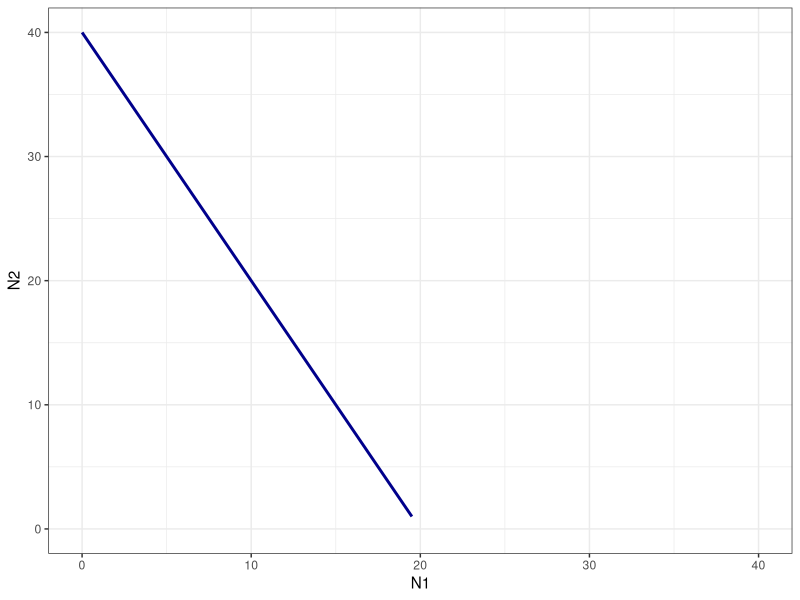
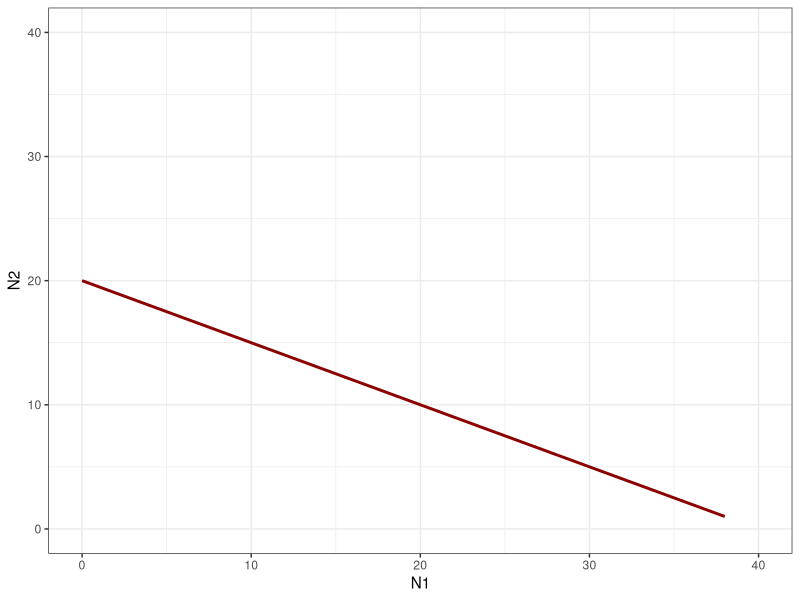
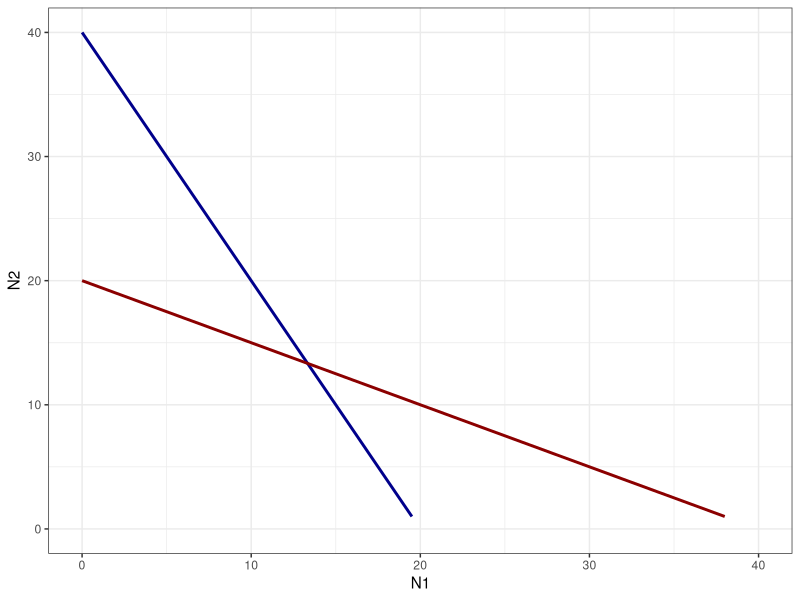
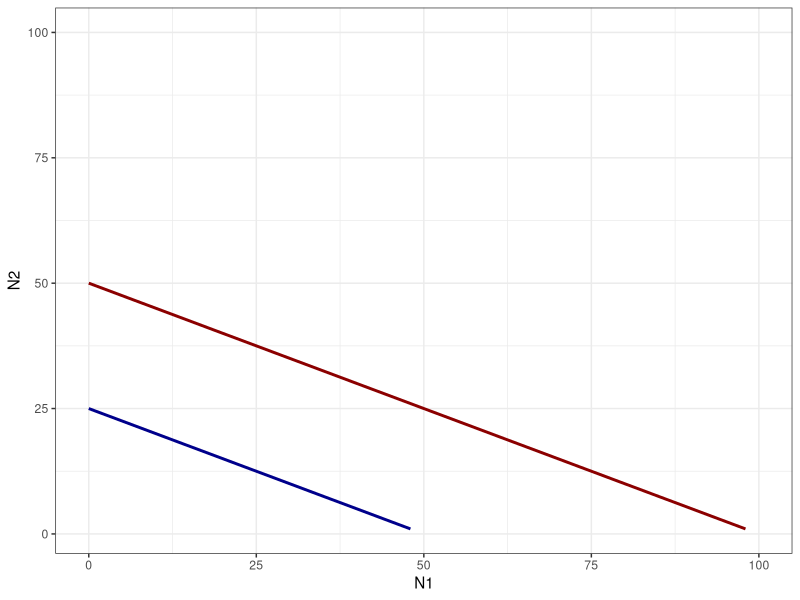
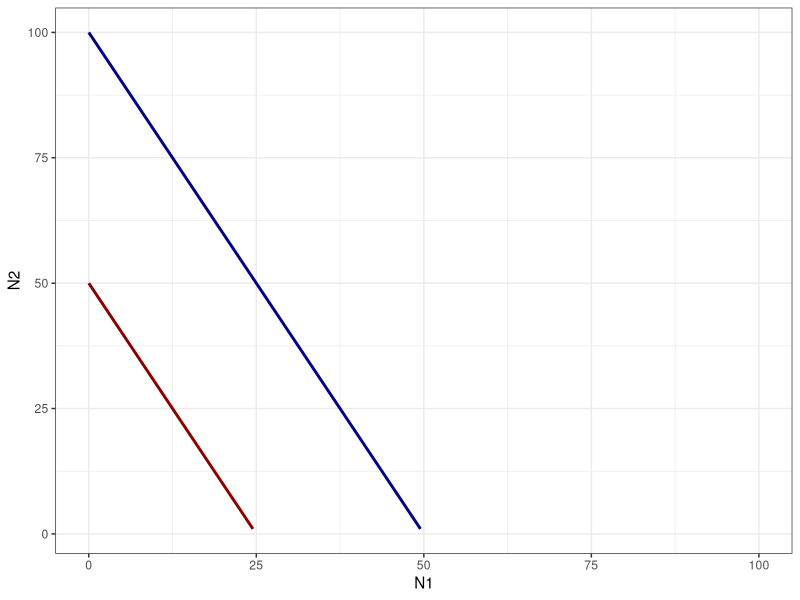
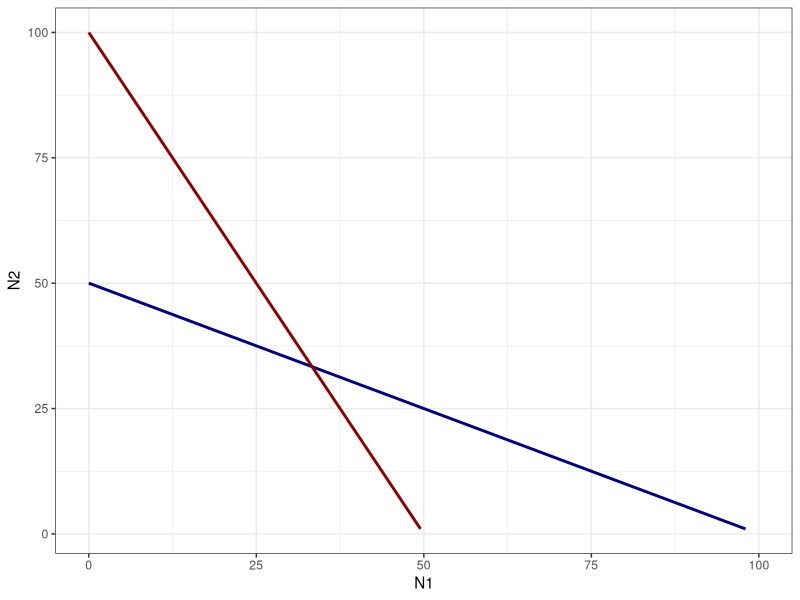
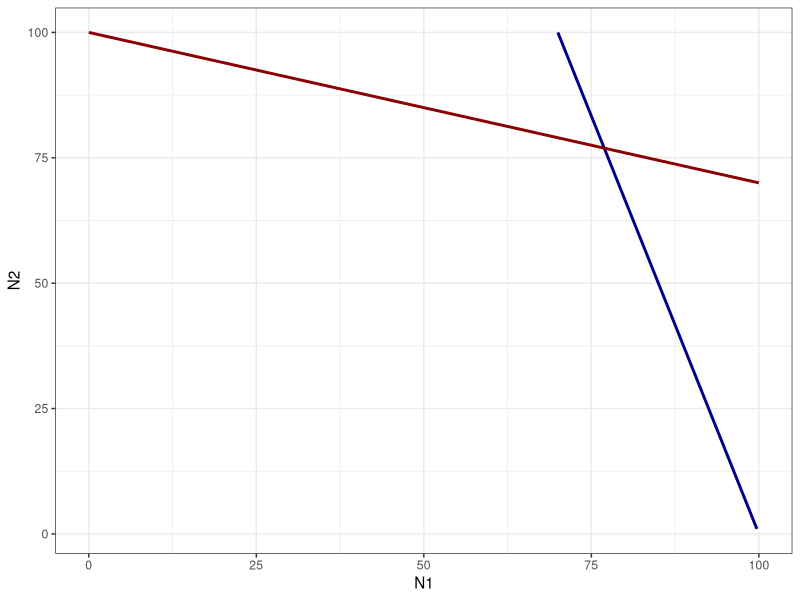
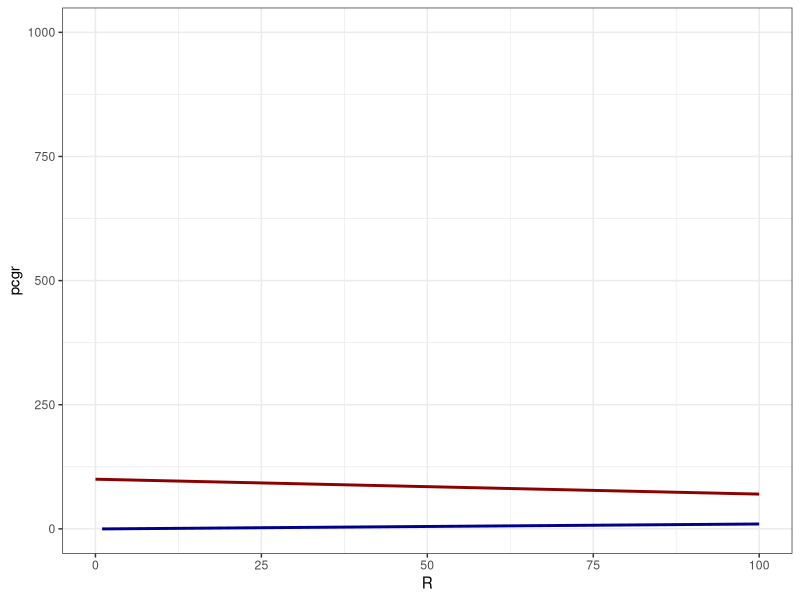

Here is the R script that generated these plots, in order:
# Equilibrium LV conditions per eq. 7.3 and 7.4

sp1_zngi <- function(k1,a12,N2){
  N1 <- k1 - (a12*N2)
  return(N1)
}

sp2_zngi <- function(k2,a21,N2){
  N1 <- (k2-N2)/a21
  return(N1)
}

library(ggplot2)
library(tidyverse)

data.frame(N2 = 1:100)%>%
  mutate(N1 = sp1_zngi(k1 = 20,a12 = .5,N2 = N2)) %>%
  ggplot(mapping = aes(x=N1,y=N2))+
  geom_line(color="darkblue",linewidth=1)+
  # geom_line(data = data.frame(N2 = 1:100)%>%
  #             mutate(N1 = sp2_zngi(k2 = 20,a21 = .5,N2 = N2)),
  #           mapping = aes(x=N1,y=N2),
  #           color="darkred",
  #           linewidth = 1)+
  xlim(c(0,40))+
  ylim(c(0,40))+
  theme_bw()

data.frame(N2 = 1:100)%>%
  mutate(N1 = sp1_zngi(k1 = 20,a12 = .5,N2 = N2)) %>%
  ggplot(mapping = aes(x=N1,y=N2))+
  #geom_line(color="darkblue",linewidth=1)+
  geom_line(data = data.frame(N2 = 1:100)%>%
              mutate(N1 = sp2_zngi(k2 = 20,a21 = .5,N2 = N2)),
            mapping = aes(x=N1,y=N2),
            color="darkred",
            linewidth = 1)+
  xlim(c(0,40))+
  ylim(c(0,40))+
  theme_bw()


data.frame(N2 = 1:100)%>%
  mutate(N1 = sp1_zngi(k1 = 20,a12 = .5,N2 = N2)) %>%
  ggplot(mapping = aes(x=N1,y=N2))+
  geom_line(color="darkblue",linewidth=1)+
  geom_line(data = data.frame(N2 = 1:100)%>%
              mutate(N1 = sp2_zngi(k2 = 20,a21 = .5,N2 = N2)),
            mapping = aes(x=N1,y=N2),
            color="darkred",
            linewidth = 1)+
  xlim(c(0,40))+
  ylim(c(0,40))+
  theme_bw()
  


#sp2 wins

data.frame(N2 = 1:100)%>%
  mutate(N1 = sp1_zngi(k1 = 50,a12 = 2,N2 = N2)) %>%
  ggplot(mapping = aes(x=N1,y=N2))+
  geom_line(color="darkblue",linewidth=1)+
  geom_line(data = data.frame(N2 = 1:100)%>%
              mutate(N1 = sp2_zngi(k2 = 50,a21 = .5,N2 = N2)),
            mapping = aes(x=N1,y=N2),
            color="darkred",
            linewidth = 1)+
  xlim(c(0,100))+
  theme_bw()

#sp1 wins
data.frame(N2 = 1:100)%>%
  mutate(N1 = sp1_zngi(k1 = 50,a12 = .5,N2 = N2)) %>%
  ggplot(mapping = aes(x=N1,y=N2))+
  geom_line(color="darkblue",linewidth=1)+
  geom_line(data = data.frame(N2 = 1:100)%>%
              mutate(N1 = sp2_zngi(k2 = 50,a21 = 2,N2 = N2)),
            mapping = aes(x=N1,y=N2),
            color="darkred",
            linewidth = 1)+
  xlim(c(0,100))+
  theme_bw()


#unstable
data.frame(N2 = 1:100)%>%
  mutate(N1 = sp1_zngi(k1 = 100,a12 = 2,N2 = N2)) %>%
  ggplot(mapping = aes(x=N1,y=N2))+
  geom_line(color="darkblue",linewidth=1)+
  geom_line(data = data.frame(N2 = 1:100)%>%
              mutate(N1 = sp2_zngi(k2 = 100,a21 = 2,N2 = N2)),
            mapping = aes(x=N1,y=N2),
            color="darkred",
            linewidth = 1)+
  xlim(c(0,100))+
  theme_bw()


data.frame(N2 = 1:100)%>%
  mutate(N1 = sp1_zngi(k1 = 100,a12 = .3,N2 = N2)) %>%
  ggplot(mapping = aes(x=N1,y=N2))+
  geom_line(color="darkblue",linewidth=1)+
  geom_line(data = data.frame(N2 = 1:100)%>%
              mutate(N1 = sp2_zngi(k2 = 100,a21 = .3,N2 = N2)),
            mapping = aes(x=N1,y=N2),
            color="darkred",
            linewidth = 1)+
  xlim(c(0,100))+
  theme_bw()


#################################

# R*
#' @param Ni number of species i
#' @param ai consumption rate of resource
#' @param di death rate
#' @param R resource availability
resource_dep_growth <- function(ai,di,R){
  
  per_capita_growth_rate <- (ai*R)-di
  return(per_capita_growth_rate)
}


data.frame(R = 1:10000)%>%
  mutate(pcgr = resource_dep_growth(ai = .1,di = .2,R = R)) %>%
  ggplot(mapping = aes(x=R,y=pcgr))+
  geom_line(color="darkblue",linewidth=1)+
  geom_line(data = data.frame(N2 = 1:100)%>%
              mutate(N1 = sp2_zngi(k2 = 100,a21 = .3,N2 = N2)),
            mapping = aes(x=N1,y=N2),
            color="darkred",
            linewidth = 1)+
  xlim(c(0,100))+
  theme_bw()
